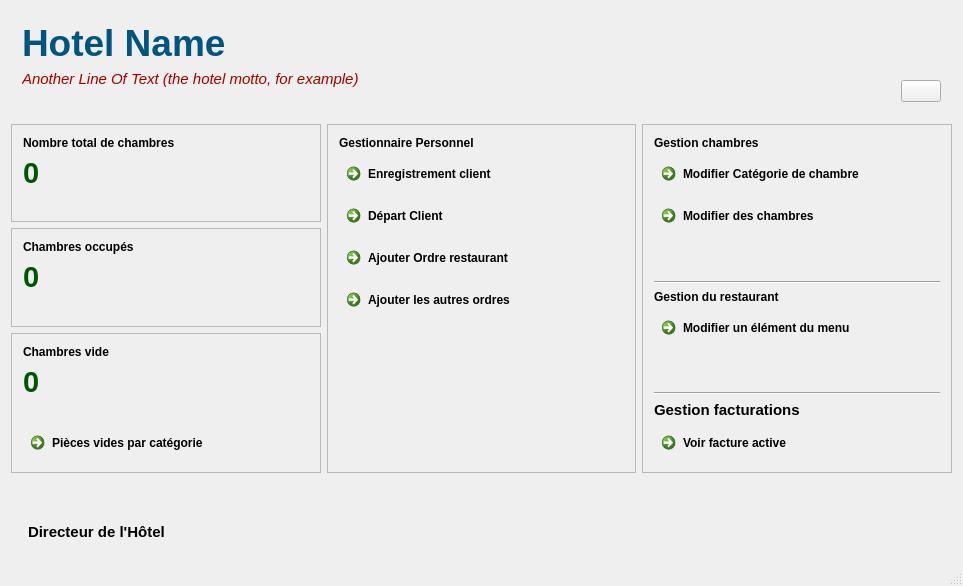
<?xml version="1.0" encoding="UTF-8"?>
<ui version="4.0">
 <class>GestionPerson</class>
 <widget class="QMainWindow" name="mainWindow">
  <property name="geometry">
   <rect>
    <x>0</x>
    <y>0</y>
    <width>963</width>
    <height>586</height>
   </rect>
  </property>
  <property name="windowTitle">
   <string>Personnel Hotel Manager</string>
  </property>
  <property name="windowIcon">
   <iconset>
    <normaloff>img/icon.png</normaloff>img/icon.png</iconset>
  </property>
  <widget class="QWidget" name="centralWidget">
   <layout class="QGridLayout" name="gridLayout_2">
    <item row="3" column="0">
     <widget class="QWidget" name="widget_2" native="true">
      <layout class="QGridLayout" name="gridLayout_4">
       <item row="0" column="0">
        <layout class="QHBoxLayout" name="horizontalLayout_2">
         <item>
          <widget class="QLabel" name="label">
           <property name="text">
            <string>&lt;!DOCTYPE HTML PUBLIC &quot;-//W3C//DTD HTML 4.0//EN&quot; &quot;http://www.w3.org/TR/REC-html40/strict.dtd&quot;&gt;
&lt;html&gt;&lt;head&gt;&lt;meta name=&quot;qrichtext&quot; content=&quot;1&quot; /&gt;&lt;style type=&quot;text/css&quot;&gt;
p, li { white-space: pre-wrap; }
&lt;/style&gt;&lt;/head&gt;&lt;body style=&quot; font-family:'Ubuntu'; font-size:11pt; font-weight:400; font-style:normal;&quot;&gt;
&lt;p style=&quot; margin-top:0px; margin-bottom:0px; margin-left:0px; margin-right:0px; -qt-block-indent:0; text-indent:0px;&quot;&gt;&lt;img src=&quot;:/img/img/icon.png&quot; /&gt;&lt;/p&gt;&lt;/body&gt;&lt;/html&gt;</string>
           </property>
          </widget>
         </item>
         <item>
          <widget class="QLabel" name="label_10">
           <property name="text">
            <string>&lt;!DOCTYPE HTML PUBLIC &quot;-//W3C//DTD HTML 4.0//EN&quot; &quot;http://www.w3.org/TR/REC-html40/strict.dtd&quot;&gt;
&lt;html&gt;&lt;head&gt;&lt;meta name=&quot;qrichtext&quot; content=&quot;1&quot; /&gt;&lt;style type=&quot;text/css&quot;&gt;
p, li { white-space: pre-wrap; }
&lt;/style&gt;&lt;/head&gt;&lt;body style=&quot; font-family:'Ubuntu'; font-size:11pt; font-weight:400; font-style:normal;&quot;&gt;
&lt;p style=&quot; margin-top:0px; margin-bottom:0px; margin-left:0px; margin-right:0px; -qt-block-indent:0; text-indent:0px;&quot;&gt;&lt;span style=&quot; font-weight:600;&quot;&gt;Directeur de l'Hôtel&lt;/span&gt;&lt;/p&gt;&lt;/body&gt;&lt;/html&gt;</string>
           </property>
          </widget>
         </item>
        </layout>
       </item>
       <item row="0" column="1">
        <spacer name="horizontalSpacer_2">
         <property name="orientation">
          <enum>Qt::Horizontal</enum>
         </property>
         <property name="sizeHint" stdset="0">
          <size>
           <width>40</width>
           <height>20</height>
          </size>
         </property>
        </spacer>
       </item>
      </layout>
     </widget>
    </item>
    <item row="0" column="0">
     <widget class="QWidget" name="widget" native="true">
      <layout class="QGridLayout" name="gridLayout_3">
       <item row="0" column="0" rowspan="2">
        <layout class="QVBoxLayout" name="verticalLayout_6">
         <item>
          <widget class="QLabel" name="name">
           <property name="font">
            <font>
             <pointsize>28</pointsize>
             <weight>75</weight>
             <bold>true</bold>
            </font>
           </property>
           <property name="styleSheet">
            <string notr="true">QLabel {
color: rgb(0, 85, 127)
}</string>
           </property>
           <property name="text">
            <string>Hotel Name</string>
           </property>
          </widget>
         </item>
         <item>
          <widget class="QLabel" name="motto">
           <property name="font">
            <font>
             <pointsize>11</pointsize>
             <weight>50</weight>
             <italic>true</italic>
             <bold>false</bold>
             <kerning>true</kerning>
            </font>
           </property>
           <property name="styleSheet">
            <string notr="true">QLabel {
color: rgb(170, 0, 0)
}</string>
           </property>
           <property name="text">
            <string>Another Line Of Text (the hotel motto, for example)</string>
           </property>
          </widget>
         </item>
         <item>
          <spacer name="verticalSpacer_7">
           <property name="orientation">
            <enum>Qt::Vertical</enum>
           </property>
           <property name="sizeHint" stdset="0">
            <size>
             <width>17</width>
             <height>28</height>
            </size>
           </property>
          </spacer>
         </item>
        </layout>
       </item>
       <item row="1" column="1">
        <spacer name="horizontalSpacer">
         <property name="orientation">
          <enum>Qt::Horizontal</enum>
         </property>
         <property name="sizeHint" stdset="0">
          <size>
           <width>385</width>
           <height>32</height>
          </size>
         </property>
        </spacer>
       </item>
       <item row="1" column="2">
        <widget class="QPushButton" name="button10">
         <property name="toolTip">
          <string/>
         </property>
         <property name="text">
          <string/>
         </property>
         <property name="icon">
          <iconset resource="images.qrc">
           <normaloff>:/img/img/icon.png</normaloff>:/img/img/icon.png</iconset>
         </property>
         <property name="iconSize">
          <size>
           <width>25</width>
           <height>25</height>
          </size>
         </property>
        </widget>
       </item>
      </layout>
     </widget>
    </item>
    <item row="2" column="0">
     <spacer name="verticalSpacer_8">
      <property name="orientation">
       <enum>Qt::Vertical</enum>
      </property>
      <property name="sizeHint" stdset="0">
       <size>
        <width>20</width>
        <height>40</height>
       </size>
      </property>
     </spacer>
    </item>
    <item row="1" column="0">
     <layout class="QHBoxLayout" name="horizontalLayout">
      <item>
       <layout class="QGridLayout" name="gridLayout">
        <item row="0" column="0">
         <widget class="QFrame" name="frame">
          <property name="frameShape">
           <enum>QFrame::StyledPanel</enum>
          </property>
          <property name="frameShadow">
           <enum>QFrame::Sunken</enum>
          </property>
          <layout class="QVBoxLayout" name="verticalLayout">
           <item>
            <widget class="QLabel" name="label_4">
             <property name="text">
              <string>&lt;b&gt;Nombre total de chambres&lt;/b&gt;</string>
             </property>
            </widget>
           </item>
           <item>
            <widget class="QLabel" name="totalL">
             <property name="palette">
              <palette>
               <active>
                <colorrole role="WindowText">
                 <brush brushstyle="SolidPattern">
                  <color alpha="255">
                   <red>0</red>
                   <green>85</green>
                   <blue>0</blue>
                  </color>
                 </brush>
                </colorrole>
                <colorrole role="Text">
                 <brush brushstyle="SolidPattern">
                  <color alpha="255">
                   <red>0</red>
                   <green>85</green>
                   <blue>0</blue>
                  </color>
                 </brush>
                </colorrole>
                <colorrole role="ButtonText">
                 <brush brushstyle="SolidPattern">
                  <color alpha="255">
                   <red>0</red>
                   <green>85</green>
                   <blue>0</blue>
                  </color>
                 </brush>
                </colorrole>
               </active>
               <inactive>
                <colorrole role="WindowText">
                 <brush brushstyle="SolidPattern">
                  <color alpha="255">
                   <red>0</red>
                   <green>85</green>
                   <blue>0</blue>
                  </color>
                 </brush>
                </colorrole>
                <colorrole role="Text">
                 <brush brushstyle="SolidPattern">
                  <color alpha="255">
                   <red>0</red>
                   <green>85</green>
                   <blue>0</blue>
                  </color>
                 </brush>
                </colorrole>
                <colorrole role="ButtonText">
                 <brush brushstyle="SolidPattern">
                  <color alpha="255">
                   <red>0</red>
                   <green>85</green>
                   <blue>0</blue>
                  </color>
                 </brush>
                </colorrole>
               </inactive>
               <disabled>
                <colorrole role="WindowText">
                 <brush brushstyle="SolidPattern">
                  <color alpha="255">
                   <red>0</red>
                   <green>85</green>
                   <blue>0</blue>
                  </color>
                 </brush>
                </colorrole>
                <colorrole role="Text">
                 <brush brushstyle="SolidPattern">
                  <color alpha="255">
                   <red>0</red>
                   <green>85</green>
                   <blue>0</blue>
                  </color>
                 </brush>
                </colorrole>
                <colorrole role="ButtonText">
                 <brush brushstyle="SolidPattern">
                  <color alpha="255">
                   <red>0</red>
                   <green>85</green>
                   <blue>0</blue>
                  </color>
                 </brush>
                </colorrole>
               </disabled>
              </palette>
             </property>
             <property name="font">
              <font>
               <pointsize>22</pointsize>
               <weight>75</weight>
               <bold>true</bold>
              </font>
             </property>
             <property name="styleSheet">
              <string notr="true">QLabel {
color: rgb(0, 85, 0)
}</string>
             </property>
             <property name="text">
              <string>0</string>
             </property>
            </widget>
           </item>
           <item>
            <spacer name="verticalSpacer">
             <property name="orientation">
              <enum>Qt::Vertical</enum>
             </property>
             <property name="sizeHint" stdset="0">
              <size>
               <width>20</width>
               <height>20</height>
              </size>
             </property>
            </spacer>
           </item>
          </layout>
         </widget>
        </item>
        <item row="1" column="0">
         <widget class="QFrame" name="frame_2">
          <property name="frameShape">
           <enum>QFrame::StyledPanel</enum>
          </property>
          <property name="frameShadow">
           <enum>QFrame::Sunken</enum>
          </property>
          <layout class="QVBoxLayout" name="verticalLayout_2">
           <item>
            <widget class="QLabel" name="label_6">
             <property name="text">
              <string>&lt;b&gt;Chambres occupés&lt;/b&gt;</string>
             </property>
            </widget>
           </item>
           <item>
            <widget class="QLabel" name="occupiedL">
             <property name="palette">
              <palette>
               <active>
                <colorrole role="WindowText">
                 <brush brushstyle="SolidPattern">
                  <color alpha="255">
                   <red>0</red>
                   <green>85</green>
                   <blue>0</blue>
                  </color>
                 </brush>
                </colorrole>
                <colorrole role="Text">
                 <brush brushstyle="SolidPattern">
                  <color alpha="255">
                   <red>0</red>
                   <green>85</green>
                   <blue>0</blue>
                  </color>
                 </brush>
                </colorrole>
                <colorrole role="ButtonText">
                 <brush brushstyle="SolidPattern">
                  <color alpha="255">
                   <red>0</red>
                   <green>85</green>
                   <blue>0</blue>
                  </color>
                 </brush>
                </colorrole>
               </active>
               <inactive>
                <colorrole role="WindowText">
                 <brush brushstyle="SolidPattern">
                  <color alpha="255">
                   <red>0</red>
                   <green>85</green>
                   <blue>0</blue>
                  </color>
                 </brush>
                </colorrole>
                <colorrole role="Text">
                 <brush brushstyle="SolidPattern">
                  <color alpha="255">
                   <red>0</red>
                   <green>85</green>
                   <blue>0</blue>
                  </color>
                 </brush>
                </colorrole>
                <colorrole role="ButtonText">
                 <brush brushstyle="SolidPattern">
                  <color alpha="255">
                   <red>0</red>
                   <green>85</green>
                   <blue>0</blue>
                  </color>
                 </brush>
                </colorrole>
               </inactive>
               <disabled>
                <colorrole role="WindowText">
                 <brush brushstyle="SolidPattern">
                  <color alpha="255">
                   <red>0</red>
                   <green>85</green>
                   <blue>0</blue>
                  </color>
                 </brush>
                </colorrole>
                <colorrole role="Text">
                 <brush brushstyle="SolidPattern">
                  <color alpha="255">
                   <red>0</red>
                   <green>85</green>
                   <blue>0</blue>
                  </color>
                 </brush>
                </colorrole>
                <colorrole role="ButtonText">
                 <brush brushstyle="SolidPattern">
                  <color alpha="255">
                   <red>0</red>
                   <green>85</green>
                   <blue>0</blue>
                  </color>
                 </brush>
                </colorrole>
               </disabled>
              </palette>
             </property>
             <property name="font">
              <font>
               <pointsize>22</pointsize>
               <weight>75</weight>
               <bold>true</bold>
              </font>
             </property>
             <property name="styleSheet">
              <string notr="true">QLabel {
color: rgb(0, 85, 0)
}</string>
             </property>
             <property name="text">
              <string>0</string>
             </property>
            </widget>
           </item>
           <item>
            <spacer name="verticalSpacer_2">
             <property name="orientation">
              <enum>Qt::Vertical</enum>
             </property>
             <property name="sizeHint" stdset="0">
              <size>
               <width>20</width>
               <height>21</height>
              </size>
             </property>
            </spacer>
           </item>
          </layout>
         </widget>
        </item>
        <item row="2" column="0">
         <widget class="QFrame" name="frame_3">
          <property name="frameShape">
           <enum>QFrame::StyledPanel</enum>
          </property>
          <property name="frameShadow">
           <enum>QFrame::Sunken</enum>
          </property>
          <layout class="QVBoxLayout" name="verticalLayout_3">
           <item>
            <widget class="QLabel" name="label_8">
             <property name="text">
              <string>&lt;b&gt;Chambres vide&lt;/b&gt;</string>
             </property>
            </widget>
           </item>
           <item>
            <widget class="QLabel" name="emptyL">
             <property name="palette">
              <palette>
               <active>
                <colorrole role="WindowText">
                 <brush brushstyle="SolidPattern">
                  <color alpha="255">
                   <red>0</red>
                   <green>85</green>
                   <blue>0</blue>
                  </color>
                 </brush>
                </colorrole>
                <colorrole role="Text">
                 <brush brushstyle="SolidPattern">
                  <color alpha="255">
                   <red>0</red>
                   <green>85</green>
                   <blue>0</blue>
                  </color>
                 </brush>
                </colorrole>
                <colorrole role="ButtonText">
                 <brush brushstyle="SolidPattern">
                  <color alpha="255">
                   <red>0</red>
                   <green>85</green>
                   <blue>0</blue>
                  </color>
                 </brush>
                </colorrole>
               </active>
               <inactive>
                <colorrole role="WindowText">
                 <brush brushstyle="SolidPattern">
                  <color alpha="255">
                   <red>0</red>
                   <green>85</green>
                   <blue>0</blue>
                  </color>
                 </brush>
                </colorrole>
                <colorrole role="Text">
                 <brush brushstyle="SolidPattern">
                  <color alpha="255">
                   <red>0</red>
                   <green>85</green>
                   <blue>0</blue>
                  </color>
                 </brush>
                </colorrole>
                <colorrole role="ButtonText">
                 <brush brushstyle="SolidPattern">
                  <color alpha="255">
                   <red>0</red>
                   <green>85</green>
                   <blue>0</blue>
                  </color>
                 </brush>
                </colorrole>
               </inactive>
               <disabled>
                <colorrole role="WindowText">
                 <brush brushstyle="SolidPattern">
                  <color alpha="255">
                   <red>0</red>
                   <green>85</green>
                   <blue>0</blue>
                  </color>
                 </brush>
                </colorrole>
                <colorrole role="Text">
                 <brush brushstyle="SolidPattern">
                  <color alpha="255">
                   <red>0</red>
                   <green>85</green>
                   <blue>0</blue>
                  </color>
                 </brush>
                </colorrole>
                <colorrole role="ButtonText">
                 <brush brushstyle="SolidPattern">
                  <color alpha="255">
                   <red>0</red>
                   <green>85</green>
                   <blue>0</blue>
                  </color>
                 </brush>
                </colorrole>
               </disabled>
              </palette>
             </property>
             <property name="font">
              <font>
               <pointsize>22</pointsize>
               <weight>75</weight>
               <bold>true</bold>
              </font>
             </property>
             <property name="styleSheet">
              <string notr="true">QLabel {
color: rgb(0, 85, 0)
}</string>
             </property>
             <property name="text">
              <string>0</string>
             </property>
            </widget>
           </item>
           <item>
            <spacer name="verticalSpacer_4">
             <property name="orientation">
              <enum>Qt::Vertical</enum>
             </property>
             <property name="sizeHint" stdset="0">
              <size>
               <width>20</width>
               <height>20</height>
              </size>
             </property>
            </spacer>
           </item>
           <item>
            <widget class="QCommandLinkButton" name="button1">
             <property name="text">
              <string>Pièces vides par catégorie</string>
             </property>
            </widget>
           </item>
          </layout>
         </widget>
        </item>
       </layout>
      </item>
      <item>
       <widget class="QFrame" name="frame_4">
        <property name="frameShape">
         <enum>QFrame::StyledPanel</enum>
        </property>
        <property name="frameShadow">
         <enum>QFrame::Sunken</enum>
        </property>
        <layout class="QVBoxLayout" name="verticalLayout_4">
         <item>
          <widget class="QLabel" name="label_11">
           <property name="text">
            <string>&lt;html&gt;&lt;head/&gt;&lt;body&gt;&lt;p&gt;&lt;span style=&quot; font-weight:600;&quot;&gt;Gestionnaire Personnel&lt;/span&gt;&lt;/p&gt;&lt;/body&gt;&lt;/html&gt;</string>
           </property>
          </widget>
         </item>
         <item>
          <widget class="QCommandLinkButton" name="button2">
           <property name="toolTip">
            <string/>
           </property>
           <property name="statusTip">
            <string/>
           </property>
           <property name="text">
            <string>Enregistrement client</string>
           </property>
          </widget>
         </item>
         <item>
          <widget class="QCommandLinkButton" name="button3">
           <property name="text">
            <string>Départ Client</string>
           </property>
          </widget>
         </item>
         <item>
          <widget class="QCommandLinkButton" name="button4">
           <property name="text">
            <string>Ajouter Ordre restaurant</string>
           </property>
          </widget>
         </item>
         <item>
          <widget class="QCommandLinkButton" name="button5">
           <property name="text">
            <string>Ajouter les autres ordres</string>
           </property>
          </widget>
         </item>
         <item>
          <spacer name="verticalSpacer_3">
           <property name="orientation">
            <enum>Qt::Vertical</enum>
           </property>
           <property name="sizeHint" stdset="0">
            <size>
             <width>20</width>
             <height>40</height>
            </size>
           </property>
          </spacer>
         </item>
        </layout>
       </widget>
      </item>
      <item>
       <widget class="QFrame" name="frame_5">
        <property name="frameShape">
         <enum>QFrame::StyledPanel</enum>
        </property>
        <property name="frameShadow">
         <enum>QFrame::Sunken</enum>
        </property>
        <layout class="QVBoxLayout" name="verticalLayout_5">
         <item>
          <widget class="QLabel" name="label_3">
           <property name="text">
            <string>&lt;b&gt;Gestion chambres&lt;/b&gt;</string>
           </property>
          </widget>
         </item>
         <item>
          <widget class="QCommandLinkButton" name="button6">
           <property name="text">
            <string>Modifier Catégorie de chambre</string>
           </property>
          </widget>
         </item>
         <item>
          <widget class="QCommandLinkButton" name="button7">
           <property name="text">
            <string>Modifier des chambres</string>
           </property>
          </widget>
         </item>
         <item>
          <spacer name="verticalSpacer_5">
           <property name="orientation">
            <enum>Qt::Vertical</enum>
           </property>
           <property name="sizeHint" stdset="0">
            <size>
             <width>20</width>
             <height>40</height>
            </size>
           </property>
          </spacer>
         </item>
         <item>
          <widget class="Line" name="line">
           <property name="frameShadow">
            <enum>QFrame::Sunken</enum>
           </property>
           <property name="orientation">
            <enum>Qt::Horizontal</enum>
           </property>
          </widget>
         </item>
         <item>
          <widget class="QLabel" name="label_12">
           <property name="text">
            <string>&lt;b&gt;Gestion du restaurant&lt;/b&gt;</string>
           </property>
          </widget>
         </item>
         <item>
          <widget class="QCommandLinkButton" name="button8">
           <property name="text">
            <string>Modifier un élément du menu</string>
           </property>
          </widget>
         </item>
         <item>
          <spacer name="verticalSpacer_6">
           <property name="orientation">
            <enum>Qt::Vertical</enum>
           </property>
           <property name="sizeHint" stdset="0">
            <size>
             <width>20</width>
             <height>40</height>
            </size>
           </property>
          </spacer>
         </item>
         <item>
          <widget class="Line" name="line_2">
           <property name="frameShadow">
            <enum>QFrame::Sunken</enum>
           </property>
           <property name="orientation">
            <enum>Qt::Horizontal</enum>
           </property>
          </widget>
         </item>
         <item>
          <widget class="QLabel" name="label_14">
           <property name="text">
            <string>&lt;!DOCTYPE HTML PUBLIC &quot;-//W3C//DTD HTML 4.0//EN&quot; &quot;http://www.w3.org/TR/REC-html40/strict.dtd&quot;&gt;
&lt;html&gt;&lt;head&gt;&lt;meta name=&quot;qrichtext&quot; content=&quot;1&quot; /&gt;&lt;style type=&quot;text/css&quot;&gt;
p, li { white-space: pre-wrap; }
&lt;/style&gt;&lt;/head&gt;&lt;body style=&quot; font-family:'Ubuntu'; font-size:11pt; font-weight:400; font-style:normal;&quot;&gt;
&lt;p style=&quot; margin-top:0px; margin-bottom:0px; margin-left:0px; margin-right:0px; -qt-block-indent:0; text-indent:0px;&quot;&gt;&lt;span style=&quot; font-weight:600;&quot;&gt;Gestion facturations&lt;/span&gt;&lt;/p&gt;&lt;/body&gt;&lt;/html&gt;</string>
           </property>
          </widget>
         </item>
         <item>
          <widget class="QCommandLinkButton" name="button9">
           <property name="text">
            <string>Voir facture active </string>
           </property>
          </widget>
         </item>
        </layout>
       </widget>
      </item>
     </layout>
    </item>
   </layout>
  </widget>
  <widget class="QStatusBar" name="statusBar"/>
  <action name="actionGuest_Check_in">
   <property name="text">
    <string>Guest Check &amp;In</string>
   </property>
  </action>
  <action name="actionGuest_Check_out">
   <property name="text">
    <string>Guest Check &amp;Out</string>
   </property>
  </action>
  <action name="actionAdd_Restaurant_Orders">
   <property name="text">
    <string>Add &amp;Restaurant Orders</string>
   </property>
  </action>
  <action name="actionAdd_Other_Orders">
   <property name="text">
    <string>&amp;Add Other Orders</string>
   </property>
  </action>
  <action name="actionEdit_Room_Categories">
   <property name="text">
    <string>Edit Room &amp;Categories</string>
   </property>
  </action>
  <action name="actionEdit_Rooms">
   <property name="text">
    <string>Edit &amp;Rooms</string>
   </property>
  </action>
  <action name="actionEdit_Restaurant_Menu">
   <property name="text">
    <string>Edit Restaurant &amp;Menu</string>
   </property>
  </action>
  <action name="actionActive_Bill">
   <property name="text">
    <string>Active &amp;Bill</string>
   </property>
  </action>
  <action name="actionUser_Guide">
   <property name="text">
    <string>User Guide</string>
   </property>
  </action>
  <action name="actionReport_Bug">
   <property name="text">
    <string>Report Bug</string>
   </property>
  </action>
  <action name="actionGet_Source">
   <property name="text">
    <string>Get Source</string>
   </property>
  </action>
  <action name="actionAbout_Innovative_Hotel_Manager">
   <property name="text">
    <string>About Innovative Hotel Manager</string>
   </property>
  </action>
  <action name="actionAbout_Qt">
   <property name="text">
    <string>About Qt</string>
   </property>
  </action>
 </widget>
 <layoutdefault spacing="6" margin="11"/>
 <resources>
  <include location="images.qrc"/>
 </resources>
 <connections/>
</ui>
